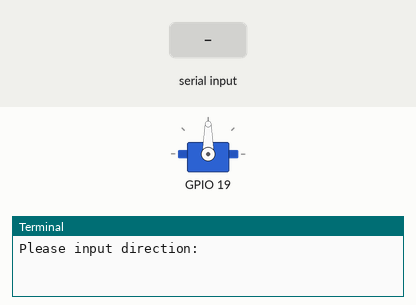
Simulated run of this program. Board: Raspberry Pi (BCM pin numbers). Parts: servo, the last lines printed to the terminal. The test bench sets the inputs (shaded band). Servo angles are drawn from the pulse width (0.5 ms = 0°, 2.5 ms = 180°).

Above: at 1.4 s.
1.5 s: "F" typed at the terminal, then Enter
At 1.8 s:
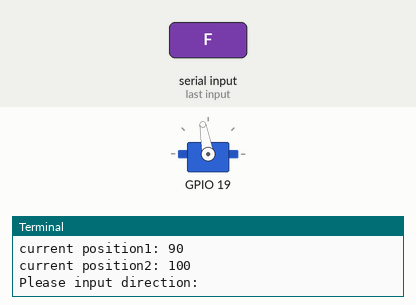
3.0 s: "TR" typed at the terminal, then Enter
At 4.2 s:
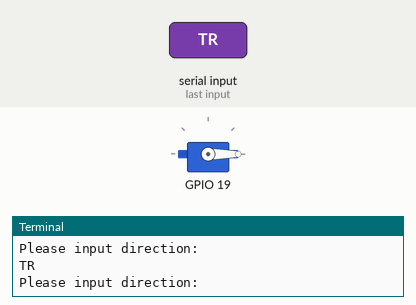
4.5 s: "TL" typed at the terminal, then Enter
At 5.3 s:
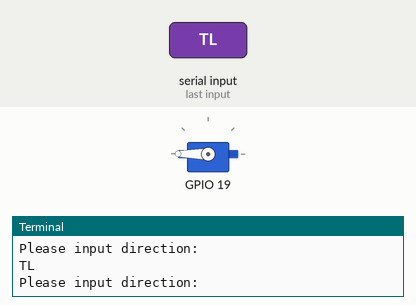
6.0 s: "R" typed at the terminal, then Enter
At 6.4 s:
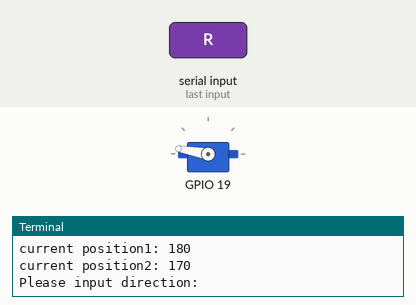
Timing chart, 0 to 8.5 s (numbered marks = the images above; inputs shaded):
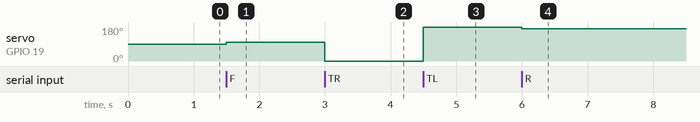

Measured:
- after the input at 1.5 s, servo on GPIO 19: 90° → 100° at once
- after the input at 3.0 s, servo on GPIO 19: 100° → 0° at once
- after the input at 4.5 s, servo on GPIO 19: 0° → 180° at once
- after the input at 6.0 s, servo on GPIO 19: 180° → 170° at once

The program:

steering.py
```python
#!/usr/bin/env python
# -*- coding: utf-8 -*-
# 超声波舵机的代码
import RPi.GPIO as GPIO
import time
import atexit
# ONE servo class

class Steering:
    max_delay = 0.2
    min_delay = 0.02

    def __init__(self,channel,init_position,min_angle,max_angle,speed):
        self.channel = channel
        self.init_position = init_position
        self.position = init_position
        self.min_angle = min_angle
        self.max_angle = max_angle
        self.speed = speed

        atexit.register(GPIO.cleanup)
        GPIO.setmode(GPIO.BCM)
        GPIO.setwarnings(False)
        GPIO.setup(self.channel,GPIO.OUT,initial = False)

        self.pwm = GPIO.PWM(self.channel,50)  #PWM  50hz
        self.pwm.start(2.5+self.position/360*20) #init_position
        time.sleep(Steering.max_delay)
        self.pwm.ChangeDutyCycle(0)     #clean duty cycle,avoid servo motor jitter
        time.sleep(Steering.min_delay)

    def forwardRotation(self):
        print("current position1: "+ str(self.position))

        if (self.position+self.speed) <= self.max_angle:
            self.position = self.position + self.speed
            self.pwm.ChangeDutyCycle(2.5+self.position/360*20)
            time.sleep(Steering.min_delay)
            self.pwm.ChangeDutyCycle(0)   #clean duty cycle,avoid servo motor jitter
            time.sleep(Steering.min_delay)
        print("current position2: "+ str(self.position))

    def reverseRotation(self):
        print("current position1: "+ str(self.position))

        if (self.position-self.speed) >= self.min_angle:
            self.position = self.position - self.speed
            self.pwm.ChangeDutyCycle(2.5+self.position/360*20)
            time.sleep(Steering.min_delay)
            self.pwm.ChangeDutyCycle(0)   #clean duty cycle,avoid servo motor jitter
            time.sleep(Steering.min_delay)
        print("current position2: "+ str(self.position))

    def reset(self):

        self.position = self.init_position
        self.pwm.ChangeDutyCycle(2.5+self.position/360*20)
        time.sleep(Steering.max_delay)
        self.pwm.ChangeDutyCycle(0)      #clean duty cycle,avoid servo motor jitter
        time.sleep(Steering.min_delay)

    def turnleft(self):

        self.position = self.max_angle
        self.pwm.ChangeDutyCycle(2.5+self.position/360*20)
        time.sleep(Steering.max_delay)
        self.pwm.ChangeDutyCycle(0)      #clean duty cycle,avoid servo motor jitter
        time.sleep(Steering.min_delay)

    def turnright(self):

        self.position = self.min_angle
        self.pwm.ChangeDutyCycle(2.5+self.position/360*20)
        time.sleep(Steering.max_delay)
        self.pwm.ChangeDutyCycle(0)      #clean duty cycle,avoid servo motor jitter
        time.sleep(Steering.min_delay)

    def stop(self):
        self.pwm.stop()
        time.sleep(Steering.max_delay)
        GPIO.cleanup()


if __name__ == "__main__":
    steer = Steering(19,90,0,180,10)
    while True:
        direction = input("Please input direction: ")
        if direction == "F":
            steer.forwardRotation()
        elif direction == "R":
            steer.reverseRotation()
        elif direction == "S":
            steer.stop()
        elif direction == "TR":
            steer.turnright()
        elif direction == "TL":
            steer.turnleft()
        elif direction == "RE":
            steer.reset()
```
